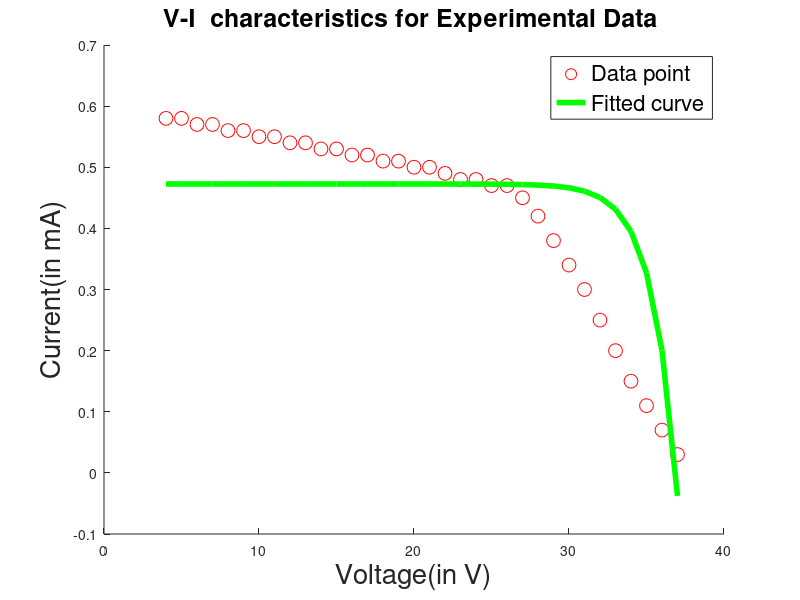
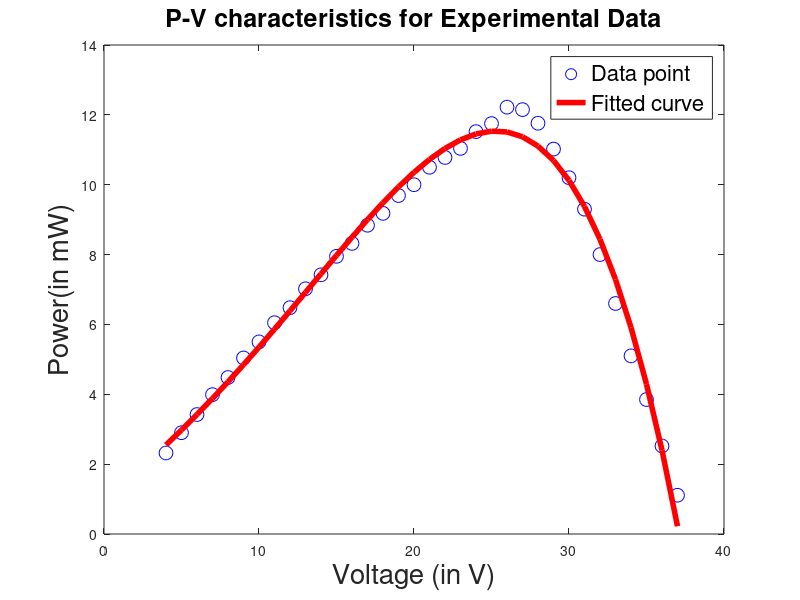

These charts were generated, in order, by the following MATLAB code:
pkg load struct ;
pkg load optim ;
k=1.38065*10^(-23);
%A=2.15;
A=2.15;
T=302;
%Np=3;
q=1.6022*10^(-19);
V0=[4:1:37];
y= [0.58,0.58,0.57,0.57,0.56,0.56,0.55,0.55,0.54,0.54,0.53,0.53,0.52,0.52,0.51,0.51,0.50,0.50,0.49,0.48,0.48,0.47,0.47,0.45,0.42,0.38,0.34,0.30,0.25,0.20,0.15,0.11,0.07,0.03];


power=V0.*y;

%I0=Np*Iph-Np*Irs*(exp(q/(k*T*A)*V0./Ns)-1);
F = @(x,V0)x(1)*x(2)-x(1)*x(3)*(exp(q/(k*T*A)*V0./x(4))-1);
%x0 = [10 5 0 6];
 x0 = [10 1 0 2];
x = lsqcurvefit(F,x0,V0,y);
x(1)
x(2)
x(3)
x(4)


%subplot(1,2,1)
hold on
figure(1)

plot(V0,y,'ro','MarkerSize',10)
title('V-I  characteristics for Experimental Data ','FontSize',18)
plot(V0,F(x,V0),'Linewidth',4,'g')
h = legend('Data point', 'Fitted curve');
set(h,'FontSize',16); 
%rect = [0.25, 0.25, .25, .25];
%set(h, 'Position', rect);
%axis([0 50 0 1.7 ]);
xlabel('Voltage(in V)','FontSize',20);
ylabel('Current(in mA)','FontSize',20);


figure(2)
%subplot(1,2,2)
plot(V0,power,'bo','MarkerSize',10)
title('P-V characteristics for Experimental Data','FontSize',18)
p=polyfit(V0,power,4);
pp=polyval(p,V0);
hold on
plot(V0,pp,'Linewidth',4,'-r')
k = legend('Data point', 'Fitted curve')
set(k,'FontSize',16);
%rect = [0.30, 0.20, .30, .30];
%set(k, 'Position', rect);
%axis([1.2 5.3  0 1.7 ]);
xlabel('Voltage (in V)','FontSize',20);
ylabel('Power(in mW)','FontSize',20);
 